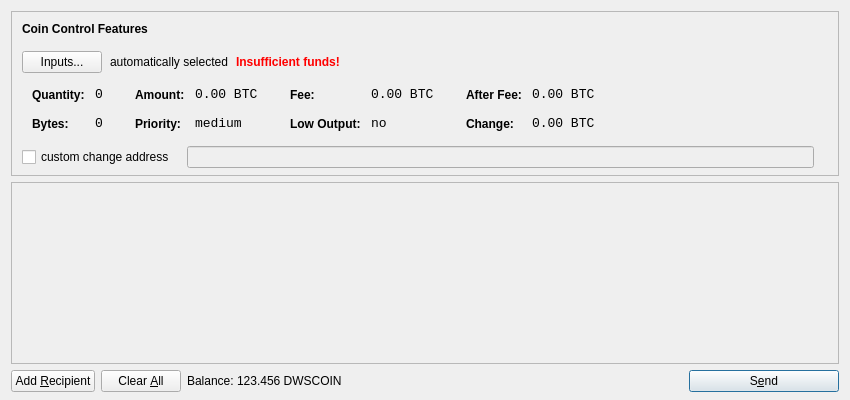
<?xml version="1.0" encoding="UTF-8"?>
<ui version="4.0">
 <class>SendCoinsDialog</class>
 <widget class="QDialog" name="SendCoinsDialog">
  <property name="geometry">
   <rect>
    <x>0</x>
    <y>0</y>
    <width>850</width>
    <height>400</height>
   </rect>
  </property>
  <property name="windowTitle">
   <string>Send Coins</string>
  </property>
  <layout class="QVBoxLayout" name="verticalLayout" stretch="0,1,0">
   <property name="bottomMargin">
    <number>8</number>
   </property>
   <item>
    <widget class="QFrame" name="frameCoinControl">
     <property name="sizePolicy">
      <sizepolicy hsizetype="Expanding" vsizetype="Expanding">
       <horstretch>0</horstretch>
       <verstretch>0</verstretch>
      </sizepolicy>
     </property>
     <property name="maximumSize">
      <size>
       <width>16777215</width>
       <height>16777215</height>
      </size>
     </property>
     <property name="frameShape">
      <enum>QFrame::StyledPanel</enum>
     </property>
     <property name="frameShadow">
      <enum>QFrame::Sunken</enum>
     </property>
     <layout class="QVBoxLayout" name="verticalLayoutCoinControl2">
      <property name="spacing">
       <number>-1</number>
      </property>
      <property name="leftMargin">
       <number>0</number>
      </property>
      <property name="topMargin">
       <number>0</number>
      </property>
      <property name="rightMargin">
       <number>0</number>
      </property>
      <property name="bottomMargin">
       <number>6</number>
      </property>
      <item>
       <layout class="QVBoxLayout" name="verticalLayoutCoinControl" stretch="0,0,0,0,1">
        <property name="spacing">
         <number>0</number>
        </property>
        <property name="leftMargin">
         <number>10</number>
        </property>
        <property name="topMargin">
         <number>10</number>
        </property>
        <item>
         <layout class="QHBoxLayout" name="horizontalLayoutCoinControl1">
          <property name="bottomMargin">
           <number>15</number>
          </property>
          <item>
           <widget class="QLabel" name="labelCoinControlFeatures">
            <property name="sizePolicy">
             <sizepolicy hsizetype="Preferred" vsizetype="Maximum">
              <horstretch>0</horstretch>
              <verstretch>0</verstretch>
             </sizepolicy>
            </property>
            <property name="font">
             <font>
              <weight>75</weight>
              <bold>true</bold>
             </font>
            </property>
            <property name="styleSheet">
             <string notr="true">font-weight:bold;</string>
            </property>
            <property name="text">
             <string>Coin Control Features</string>
            </property>
           </widget>
          </item>
         </layout>
        </item>
        <item>
         <layout class="QHBoxLayout" name="horizontalLayoutCoinControl2" stretch="0,0,0,0">
          <property name="spacing">
           <number>8</number>
          </property>
          <property name="bottomMargin">
           <number>10</number>
          </property>
          <item>
           <widget class="QPushButton" name="pushButtonCoinControl">
            <property name="styleSheet">
             <string notr="true"/>
            </property>
            <property name="text">
             <string>Inputs...</string>
            </property>
           </widget>
          </item>
          <item>
           <widget class="QLabel" name="labelCoinControlAutomaticallySelected">
            <property name="text">
             <string>automatically selected</string>
            </property>
            <property name="margin">
             <number>5</number>
            </property>
           </widget>
          </item>
          <item>
           <widget class="QLabel" name="labelCoinControlInsuffFunds">
            <property name="font">
             <font>
              <weight>75</weight>
              <bold>true</bold>
             </font>
            </property>
            <property name="styleSheet">
             <string notr="true">color:red;font-weight:bold;</string>
            </property>
            <property name="text">
             <string>Insufficient funds!</string>
            </property>
            <property name="margin">
             <number>5</number>
            </property>
           </widget>
          </item>
          <item>
           <spacer name="horizontalSpacerCoinControl">
            <property name="orientation">
             <enum>Qt::Horizontal</enum>
            </property>
            <property name="sizeHint" stdset="0">
             <size>
              <width>40</width>
              <height>1</height>
             </size>
            </property>
           </spacer>
          </item>
         </layout>
        </item>
        <item>
         <widget class="QWidget" name="widgetCoinControl" native="true">
          <property name="sizePolicy">
           <sizepolicy hsizetype="Preferred" vsizetype="Preferred">
            <horstretch>0</horstretch>
            <verstretch>0</verstretch>
           </sizepolicy>
          </property>
          <property name="minimumSize">
           <size>
            <width>0</width>
            <height>0</height>
           </size>
          </property>
          <property name="styleSheet">
           <string notr="true"/>
          </property>
          <layout class="QHBoxLayout" name="horizontalLayoutCoinControl5">
           <property name="margin">
            <number>0</number>
           </property>
           <item>
            <layout class="QHBoxLayout" name="horizontalLayoutCoinControl3" stretch="0,0,0,1">
             <property name="spacing">
              <number>20</number>
             </property>
             <property name="topMargin">
              <number>0</number>
             </property>
             <property name="bottomMargin">
              <number>10</number>
             </property>
             <item>
              <layout class="QFormLayout" name="formLayoutCoinControl1">
               <property name="horizontalSpacing">
                <number>10</number>
               </property>
               <property name="verticalSpacing">
                <number>14</number>
               </property>
               <property name="leftMargin">
                <number>10</number>
               </property>
               <property name="topMargin">
                <number>4</number>
               </property>
               <property name="rightMargin">
                <number>6</number>
               </property>
               <item row="0" column="0">
                <widget class="QLabel" name="labelCoinControlQuantityText">
                 <property name="styleSheet">
                  <string notr="true">font-weight:bold;</string>
                 </property>
                 <property name="text">
                  <string>Quantity:</string>
                 </property>
                 <property name="margin">
                  <number>0</number>
                 </property>
                </widget>
               </item>
               <item row="0" column="1">
                <widget class="QLabel" name="labelCoinControlQuantity">
                 <property name="font">
                  <font>
                   <family>Monospace</family>
                   <pointsize>10</pointsize>
                  </font>
                 </property>
                 <property name="cursor">
                  <cursorShape>IBeamCursor</cursorShape>
                 </property>
                 <property name="contextMenuPolicy">
                  <enum>Qt::ActionsContextMenu</enum>
                 </property>
                 <property name="text">
                  <string notr="true">0</string>
                 </property>
                 <property name="margin">
                  <number>0</number>
                 </property>
                 <property name="textInteractionFlags">
                  <set>Qt::LinksAccessibleByMouse|Qt::TextSelectableByKeyboard|Qt::TextSelectableByMouse</set>
                 </property>
                </widget>
               </item>
               <item row="1" column="0">
                <widget class="QLabel" name="labelCoinControlBytesText">
                 <property name="styleSheet">
                  <string notr="true">font-weight:bold;</string>
                 </property>
                 <property name="text">
                  <string>Bytes:</string>
                 </property>
                </widget>
               </item>
               <item row="1" column="1">
                <widget class="QLabel" name="labelCoinControlBytes">
                 <property name="font">
                  <font>
                   <family>Monospace</family>
                   <pointsize>10</pointsize>
                  </font>
                 </property>
                 <property name="cursor">
                  <cursorShape>IBeamCursor</cursorShape>
                 </property>
                 <property name="contextMenuPolicy">
                  <enum>Qt::ActionsContextMenu</enum>
                 </property>
                 <property name="text">
                  <string notr="true">0</string>
                 </property>
                 <property name="textInteractionFlags">
                  <set>Qt::LinksAccessibleByMouse|Qt::TextSelectableByKeyboard|Qt::TextSelectableByMouse</set>
                 </property>
                </widget>
               </item>
              </layout>
             </item>
             <item>
              <layout class="QFormLayout" name="formLayoutCoinControl2">
               <property name="horizontalSpacing">
                <number>10</number>
               </property>
               <property name="verticalSpacing">
                <number>14</number>
               </property>
               <property name="leftMargin">
                <number>6</number>
               </property>
               <property name="topMargin">
                <number>4</number>
               </property>
               <property name="rightMargin">
                <number>6</number>
               </property>
               <item row="0" column="0">
                <widget class="QLabel" name="labelCoinControlAmountText">
                 <property name="styleSheet">
                  <string notr="true">font-weight:bold;</string>
                 </property>
                 <property name="text">
                  <string>Amount:</string>
                 </property>
                 <property name="margin">
                  <number>0</number>
                 </property>
                </widget>
               </item>
               <item row="0" column="1">
                <widget class="QLabel" name="labelCoinControlAmount">
                 <property name="font">
                  <font>
                   <family>Monospace</family>
                   <pointsize>10</pointsize>
                  </font>
                 </property>
                 <property name="cursor">
                  <cursorShape>IBeamCursor</cursorShape>
                 </property>
                 <property name="contextMenuPolicy">
                  <enum>Qt::ActionsContextMenu</enum>
                 </property>
                 <property name="text">
                  <string notr="true">0.00 BTC</string>
                 </property>
                 <property name="textInteractionFlags">
                  <set>Qt::LinksAccessibleByMouse|Qt::TextSelectableByKeyboard|Qt::TextSelectableByMouse</set>
                 </property>
                </widget>
               </item>
               <item row="1" column="0">
                <widget class="QLabel" name="labelCoinControlPriorityText">
                 <property name="styleSheet">
                  <string notr="true">font-weight:bold;</string>
                 </property>
                 <property name="text">
                  <string>Priority:</string>
                 </property>
                </widget>
               </item>
               <item row="1" column="1">
                <widget class="QLabel" name="labelCoinControlPriority">
                 <property name="font">
                  <font>
                   <family>Monospace</family>
                   <pointsize>10</pointsize>
                  </font>
                 </property>
                 <property name="cursor">
                  <cursorShape>IBeamCursor</cursorShape>
                 </property>
                 <property name="contextMenuPolicy">
                  <enum>Qt::ActionsContextMenu</enum>
                 </property>
                 <property name="text">
                  <string>medium</string>
                 </property>
                 <property name="textInteractionFlags">
                  <set>Qt::LinksAccessibleByMouse|Qt::TextSelectableByKeyboard|Qt::TextSelectableByMouse</set>
                 </property>
                </widget>
               </item>
              </layout>
             </item>
             <item>
              <layout class="QFormLayout" name="formLayoutCoinControl3">
               <property name="horizontalSpacing">
                <number>10</number>
               </property>
               <property name="verticalSpacing">
                <number>14</number>
               </property>
               <property name="leftMargin">
                <number>6</number>
               </property>
               <property name="topMargin">
                <number>4</number>
               </property>
               <property name="rightMargin">
                <number>6</number>
               </property>
               <item row="0" column="0">
                <widget class="QLabel" name="labelCoinControlFeeText">
                 <property name="styleSheet">
                  <string notr="true">font-weight:bold;</string>
                 </property>
                 <property name="text">
                  <string>Fee:</string>
                 </property>
                 <property name="margin">
                  <number>0</number>
                 </property>
                </widget>
               </item>
               <item row="0" column="1">
                <widget class="QLabel" name="labelCoinControlFee">
                 <property name="font">
                  <font>
                   <family>Monospace</family>
                   <pointsize>10</pointsize>
                  </font>
                 </property>
                 <property name="cursor">
                  <cursorShape>IBeamCursor</cursorShape>
                 </property>
                 <property name="contextMenuPolicy">
                  <enum>Qt::ActionsContextMenu</enum>
                 </property>
                 <property name="text">
                  <string notr="true">0.00 BTC</string>
                 </property>
                 <property name="textInteractionFlags">
                  <set>Qt::LinksAccessibleByMouse|Qt::TextSelectableByKeyboard|Qt::TextSelectableByMouse</set>
                 </property>
                </widget>
               </item>
               <item row="1" column="0">
                <widget class="QLabel" name="labelCoinControlLowOutputText">
                 <property name="styleSheet">
                  <string notr="true">font-weight:bold;</string>
                 </property>
                 <property name="text">
                  <string>Low Output:</string>
                 </property>
                </widget>
               </item>
               <item row="1" column="1">
                <widget class="QLabel" name="labelCoinControlLowOutput">
                 <property name="font">
                  <font>
                   <family>Monospace</family>
                   <pointsize>10</pointsize>
                  </font>
                 </property>
                 <property name="cursor">
                  <cursorShape>IBeamCursor</cursorShape>
                 </property>
                 <property name="contextMenuPolicy">
                  <enum>Qt::ActionsContextMenu</enum>
                 </property>
                 <property name="text">
                  <string>no</string>
                 </property>
                 <property name="textInteractionFlags">
                  <set>Qt::LinksAccessibleByMouse|Qt::TextSelectableByKeyboard|Qt::TextSelectableByMouse</set>
                 </property>
                </widget>
               </item>
              </layout>
             </item>
             <item>
              <layout class="QFormLayout" name="formLayoutCoinControl4">
               <property name="horizontalSpacing">
                <number>10</number>
               </property>
               <property name="verticalSpacing">
                <number>14</number>
               </property>
               <property name="leftMargin">
                <number>6</number>
               </property>
               <property name="topMargin">
                <number>4</number>
               </property>
               <property name="rightMargin">
                <number>6</number>
               </property>
               <item row="0" column="0">
                <widget class="QLabel" name="labelCoinControlAfterFeeText">
                 <property name="styleSheet">
                  <string notr="true">font-weight:bold;</string>
                 </property>
                 <property name="text">
                  <string>After Fee:</string>
                 </property>
                 <property name="margin">
                  <number>0</number>
                 </property>
                </widget>
               </item>
               <item row="0" column="1">
                <widget class="QLabel" name="labelCoinControlAfterFee">
                 <property name="font">
                  <font>
                   <family>Monospace</family>
                   <pointsize>10</pointsize>
                  </font>
                 </property>
                 <property name="cursor">
                  <cursorShape>IBeamCursor</cursorShape>
                 </property>
                 <property name="contextMenuPolicy">
                  <enum>Qt::ActionsContextMenu</enum>
                 </property>
                 <property name="text">
                  <string notr="true">0.00 BTC</string>
                 </property>
                 <property name="textInteractionFlags">
                  <set>Qt::LinksAccessibleByMouse|Qt::TextSelectableByKeyboard|Qt::TextSelectableByMouse</set>
                 </property>
                </widget>
               </item>
               <item row="1" column="0">
                <widget class="QLabel" name="labelCoinControlChangeText">
                 <property name="styleSheet">
                  <string notr="true">font-weight:bold;</string>
                 </property>
                 <property name="text">
                  <string>Change:</string>
                 </property>
                </widget>
               </item>
               <item row="1" column="1">
                <widget class="QLabel" name="labelCoinControlChange">
                 <property name="font">
                  <font>
                   <family>Monospace</family>
                   <pointsize>10</pointsize>
                  </font>
                 </property>
                 <property name="cursor">
                  <cursorShape>IBeamCursor</cursorShape>
                 </property>
                 <property name="contextMenuPolicy">
                  <enum>Qt::ActionsContextMenu</enum>
                 </property>
                 <property name="text">
                  <string notr="true">0.00 BTC</string>
                 </property>
                 <property name="textInteractionFlags">
                  <set>Qt::LinksAccessibleByMouse|Qt::TextSelectableByKeyboard|Qt::TextSelectableByMouse</set>
                 </property>
                </widget>
               </item>
              </layout>
             </item>
            </layout>
           </item>
          </layout>
         </widget>
        </item>
        <item>
         <layout class="QHBoxLayout" name="horizontalLayoutCoinControl4" stretch="0,0,0">
          <property name="spacing">
           <number>12</number>
          </property>
          <property name="sizeConstraint">
           <enum>QLayout::SetDefaultConstraint</enum>
          </property>
          <property name="topMargin">
           <number>5</number>
          </property>
          <property name="rightMargin">
           <number>5</number>
          </property>
          <item>
           <widget class="QCheckBox" name="checkBoxCoinControlChange">
            <property name="text">
             <string>custom change address</string>
            </property>
           </widget>
          </item>
          <item>
           <widget class="QLineEdit" name="lineEditCoinControlChange">
            <property name="enabled">
             <bool>false</bool>
            </property>
            <property name="sizePolicy">
             <sizepolicy hsizetype="Expanding" vsizetype="Fixed">
              <horstretch>0</horstretch>
              <verstretch>0</verstretch>
             </sizepolicy>
            </property>
           </widget>
          </item>
          <item>
           <widget class="QLabel" name="labelCoinControlChangeLabel">
            <property name="sizePolicy">
             <sizepolicy hsizetype="Preferred" vsizetype="Expanding">
              <horstretch>0</horstretch>
              <verstretch>0</verstretch>
             </sizepolicy>
            </property>
            <property name="minimumSize">
             <size>
              <width>0</width>
              <height>0</height>
             </size>
            </property>
            <property name="text">
             <string/>
            </property>
            <property name="margin">
             <number>3</number>
            </property>
           </widget>
          </item>
         </layout>
        </item>
        <item>
         <spacer name="verticalSpacerCoinControl">
          <property name="orientation">
           <enum>Qt::Vertical</enum>
          </property>
          <property name="sizeHint" stdset="0">
           <size>
            <width>800</width>
            <height>1</height>
           </size>
          </property>
         </spacer>
        </item>
       </layout>
      </item>
     </layout>
    </widget>
   </item>
   <item>
    <widget class="QScrollArea" name="scrollArea">
     <property name="widgetResizable">
      <bool>true</bool>
     </property>
     <widget class="QWidget" name="scrollAreaWidgetContents">
      <property name="geometry">
       <rect>
        <x>0</x>
        <y>0</y>
        <width>830</width>
        <height>165</height>
       </rect>
      </property>
      <layout class="QVBoxLayout" name="verticalLayout_2">
       <property name="margin">
        <number>0</number>
       </property>
       <item>
        <layout class="QVBoxLayout" name="entries">
         <property name="spacing">
          <number>6</number>
         </property>
        </layout>
       </item>
       <item>
        <spacer name="verticalSpacer">
         <property name="orientation">
          <enum>Qt::Vertical</enum>
         </property>
         <property name="sizeHint" stdset="0">
          <size>
           <width>20</width>
           <height>40</height>
          </size>
         </property>
        </spacer>
       </item>
      </layout>
     </widget>
    </widget>
   </item>
   <item>
    <layout class="QHBoxLayout" name="horizontalLayout">
     <item>
      <widget class="QPushButton" name="addButton">
       <property name="toolTip">
        <string>Send to multiple recipients at once</string>
       </property>
       <property name="text">
        <string>Add &amp;Recipient</string>
       </property>
       <property name="icon">
        <iconset resource="../bitcoin.qrc">
         <normaloff>:/icons/add</normaloff>:/icons/add</iconset>
       </property>
       <property name="autoDefault">
        <bool>false</bool>
       </property>
      </widget>
     </item>
     <item>
      <widget class="QPushButton" name="clearButton">
       <property name="sizePolicy">
        <sizepolicy hsizetype="Minimum" vsizetype="Fixed">
         <horstretch>0</horstretch>
         <verstretch>0</verstretch>
        </sizepolicy>
       </property>
       <property name="toolTip">
        <string>Remove all transaction fields</string>
       </property>
       <property name="text">
        <string>Clear &amp;All</string>
       </property>
       <property name="icon">
        <iconset resource="../bitcoin.qrc">
         <normaloff>:/icons/remove</normaloff>:/icons/remove</iconset>
       </property>
       <property name="autoRepeatDelay">
        <number>300</number>
       </property>
       <property name="autoDefault">
        <bool>false</bool>
       </property>
      </widget>
     </item>
     <item>
      <layout class="QHBoxLayout" name="horizontalLayout_2">
       <property name="spacing">
        <number>3</number>
       </property>
       <item>
        <widget class="QLabel" name="label">
         <property name="text">
          <string>Balance:</string>
         </property>
        </widget>
       </item>
       <item>
        <widget class="QLabel" name="labelBalance">
         <property name="cursor">
          <cursorShape>IBeamCursor</cursorShape>
         </property>
         <property name="text">
          <string>123.456 DWSCOIN</string>
         </property>
         <property name="textInteractionFlags">
          <set>Qt::LinksAccessibleByMouse|Qt::TextSelectableByKeyboard|Qt::TextSelectableByMouse</set>
         </property>
        </widget>
       </item>
      </layout>
     </item>
     <item>
      <spacer name="horizontalSpacer">
       <property name="orientation">
        <enum>Qt::Horizontal</enum>
       </property>
       <property name="sizeHint" stdset="0">
        <size>
         <width>40</width>
         <height>20</height>
        </size>
       </property>
      </spacer>
     </item>
     <item>
      <widget class="QPushButton" name="sendButton">
       <property name="minimumSize">
        <size>
         <width>150</width>
         <height>0</height>
        </size>
       </property>
       <property name="toolTip">
        <string>Confirm the send action</string>
       </property>
       <property name="text">
        <string>S&amp;end</string>
       </property>
       <property name="icon">
        <iconset resource="../bitcoin.qrc">
         <normaloff>:/icons/send</normaloff>:/icons/send</iconset>
       </property>
       <property name="default">
        <bool>true</bool>
       </property>
      </widget>
     </item>
    </layout>
   </item>
  </layout>
 </widget>
 <resources>
  <include location="../bitcoin.qrc"/>
 </resources>
 <connections/>
</ui>
